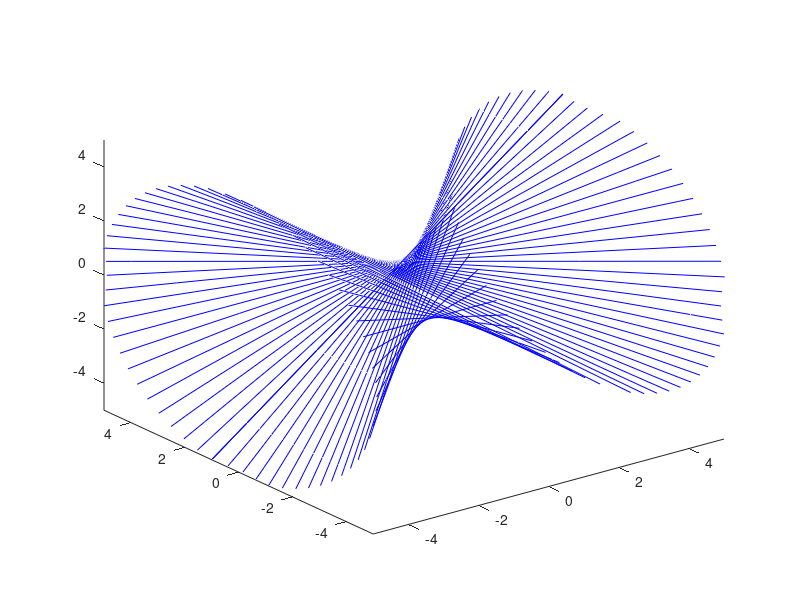

Recreate this plot in MATLAB.
%plot setup
hold off
plot3(0,0,0);
hold on

incr=pi/30; %angle increment (try changing it)

%arrays of polar angles(theta) and azimuthal angles(phi)
thetaArr=0:incr:2*pi; %an array of values
phiArr=pi*0.5; %a single value

%you can also fix a single theta value and vary the phi values

%parameter to plot different points on the same line
t=-10:2:10;

for i=1:length(thetaArr)
   for j=1:length(phiArr)
        theta=thetaArr(i);
        phi=phiArr(j);
        
        
        xt=tan(theta/2)+t*sec(theta/2)^2;
        yt=tan(phi/2)+t*2*tan(theta/2)*tan(phi/2);
        zt=-tan(theta/2)*tan(phi/2)+t*(1-tan(theta/2)^2)*tan(phi/2);
        
        plot3(xt,yt,zt,'blue');

   end
end

%plot speficiations

size=5;

xlim([-size,size])
ylim([-size,size])
zlim([-size,size])

hold off

